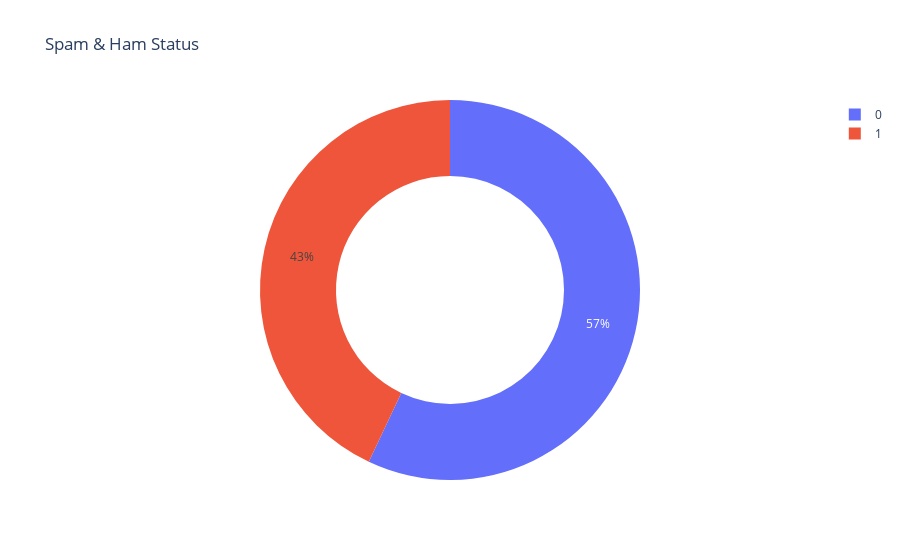

This figure's notebook cell:
### Code cell
label_Status = data['label'].value_counts()
transactions = label_Status.index
quantity = label_Status.values

figure = px.pie(data, 
             values=quantity, 
             names=transactions, hole =.60, 
             title="Spam & Ham Status")
figure.show()

### Figure 1 — Plotly figure (JSON) as saved in the notebook; plotly's stock layout.template omitted (floating-point values rounded to 4 significant figures)
{"data": [{"domain": {"x": [0, 1], "y": [0, 1]}, "hole": 0.6, "hovertemplate": "label=%{label}<br>value=%{value}<extra></extra>", "labels": [0, 1], "legendgroup": "", "name": "", "showlegend": true, "type": "pie", "values": [9746, 7344]}], "layout": {"legend": {"tracegroupgap": 0}, "title": {"text": "Spam & Ham Status"}}}
